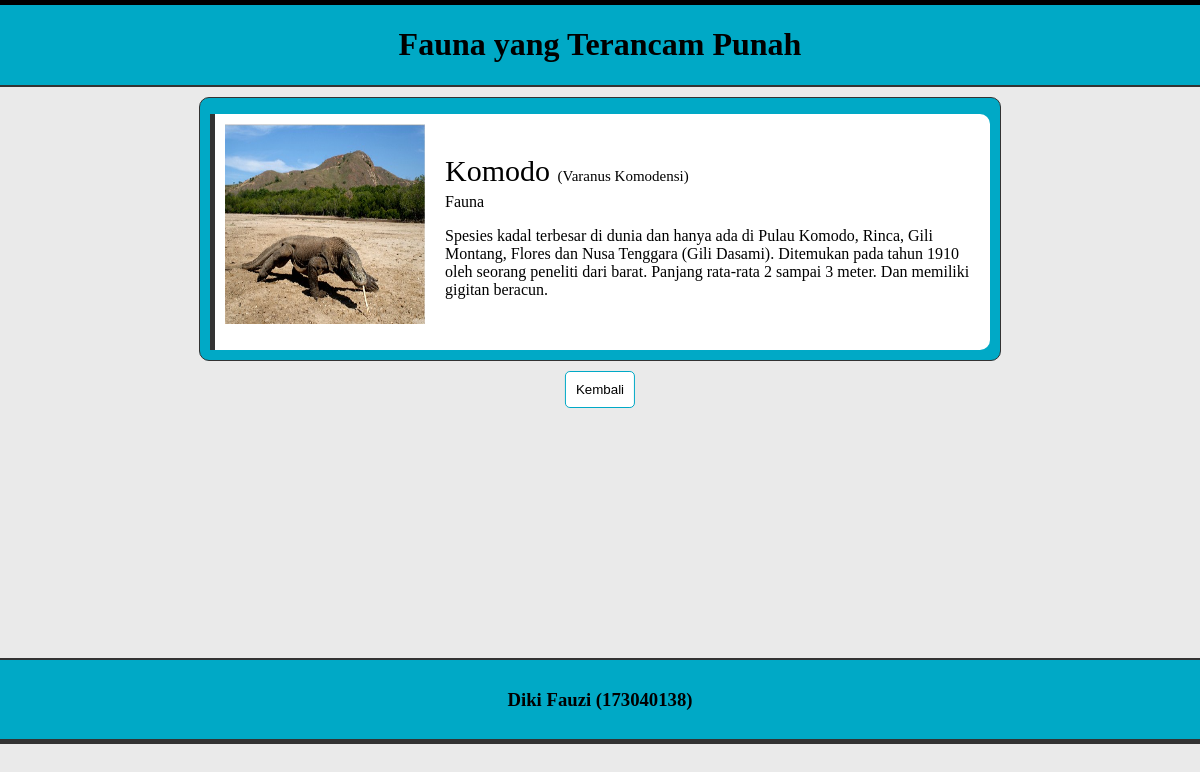
The page /latihan8a/php/profil.php?id=1 on the database its author committed.
### tables this page shows
CREATE TABLE IF NOT EXISTS `florafauna` (
  `id` int(11) NOT NULL AUTO_INCREMENT,
  `nama` varchar(255) NOT NULL,
  `gambar` varchar(255) NOT NULL,
  `latin` varchar(255) NOT NULL,
  `jenis` varchar(55) NOT NULL,
  `tentang` varchar(255) NOT NULL,
  PRIMARY KEY (`id`)
);

### latihan8a/helper/functions.php (called while the page is built, shortened)
<?php
	$conn = mysqli_connect("localhost","root","","pw_173040138");
 	function query($query) {
 		global $conn;
	 	$result = mysqli_query($conn, $query);
		$rows = [];
		while ($row = mysqli_fetch_assoc($result)){
			$rows[] = $row;
		}
		return $rows;
 	}
?>

### latihan8a/php/profil.php (the view, shortened to what this page needs)
<?php
	include '../helper/functions.php';
	$id = $_GET["id"];
	$faunaflora = query("SELECT * FROM florafauna WHERE id = $id")[0];
?>
<!DOCTYPE html>
<html lang="en">
<head>
   <link rel="stylesheet" href="../assets/css/profil.css">
</head>
<body>
<div class="header">
	<h1><?php echo $faunaflora["jenis"]; ?> yang Terancam Punah</h1>
</div>
	<div class="back">
		<div class="isi">
				<p class="gambar"><img src="../assets/img/<?php echo $faunaflora["gambar"]; ?>"></p>
				<p class="nama"><?php echo $faunaflora["nama"]; ?> <span class="latin" >(<?php echo $faunaflora["latin"]; ?>)</span></p>
				<p class="jenis"><?php echo $faunaflora["jenis"]; ?></p>
				<p class="tentang"><?php echo $faunaflora["tentang"]; ?><p>
		</div>
	</div>
	<a href="../index.php"><button type="button" class="btn">Kembali</button></a>
<div class="footer">
	<h3>Diki Fauzi (173040138)</h3>
</div>
</body>
</html>

### latihan8a/assets/css/profil.css (style rules this page uses)
a { text-decoration: none; }
body { margin: 0; background-color: #eaeaea; }
.header { background-color: #00a9c6; width: 100%; text-align: center; border-top: 5px solid black; border-bottom: 2px solid #333333; }
.back { margin-top: 10px; background-color: #00a9c6; border: 1px solid #333333; position: relative; left: 50%; border-radius: 10px; transform: translate(-50%); width: 800px; }
.isi { margin:10px; padding-bottom: 10px; background-color: white; border-left: 5px solid #333333; border-top-right-radius: 10px; border-bottom-right-radius: 10px; }
img { margin-left: -100px; margin: 10px; width: 200px; height: 200px; margin-bottom: 40px; }
.nama { font-size: 30px; margin-top: -230px; margin-left: 230px; }
.latin { font-size: 15px; }
.jenis { font: 20px; margin-top: -25px; margin-left: 230px; }
.tentang { margin-left: 230px; padding-bottom: 25px; }
.footer { background-color: #00a9c6; text-align: center; padding: 10px; margin-top: 250px; border-top: 2px solid #333333; border-bottom: 5px solid #333333; bottom: 0; left: 0; }
.btn { padding: 10px; margin-top: 10px; margin-left: 50%; transform: translate(-50%); border-radius: 5px; background-color: white; border: 1px solid #00a9c6; }

### rows shown on the page
florafauna: jenis "Fauna", gambar (picture), nama "Komodo", latin "Varanus Komodensi", tentang "Spesies kadal terbesar di dunia dan hanya ada di Pulau Komodo, Rinca, Gili Montang, Flores dan Nusa Tenggara (Gili Dasami). Ditemukan pada tahun 1910 oleh seorang peneliti dari barat. Panjang rata-rata 2 sampai 3 meter. Dan memiliki gigitan beracun."
